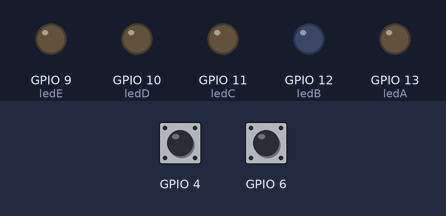
A sketch run on a simulated ESP8266 (NodeMCU). On the bench: output pins drawn as LEDs (lit = HIGH). Inputs (shaded band) come from the test bench; at power-on: GPIO 4 HIGH, GPIO 6 HIGH. WiFi joins after 1.5 s; servers stay silent unless stated; what the sketch prints to the serial monitor is not drawn.

Above: at 2.7 s.
2.8 s: GPIO 4 pulled LOW for 0.15 s
5.9 s: GPIO 6 pulled LOW for 1 s
9.1 s: GPIO 4 pulled LOW for 1 s
11.6 s: GPIO 4 pulled LOW for 3.2 s
At 12.3 s:
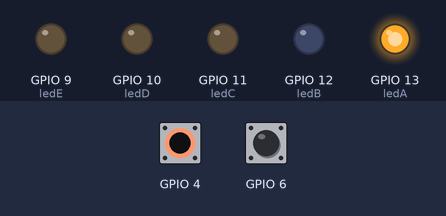
16.3 s: GPIO 4 pulled LOW for 1 s
At 17.5 s:
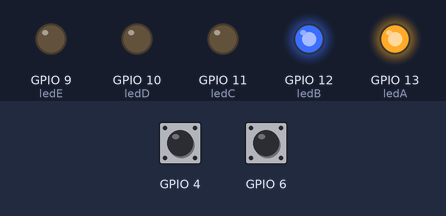
18.8 s: GPIO 4 pulled LOW for 3.2 s
At 20.1 s:
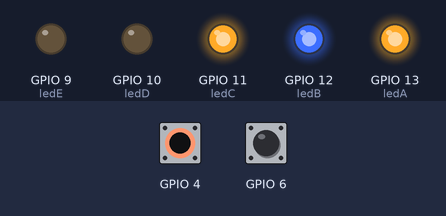
Timing chart, 0 to 21.8 s (numbered marks = the images above; inputs shaded):
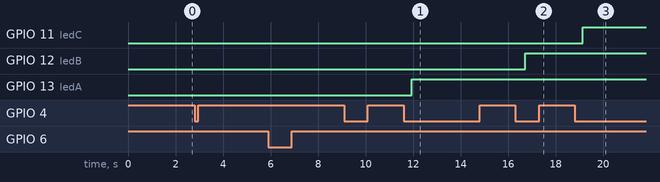

Measured:
- after the input at 2.8 s, every drawn part: stays the same
- after the input at 5.9 s, every drawn part: stays the same
- after the input at 9.1 s, every drawn part: stays the same
- after the input at 11.6 s, GPIO 13 (ledA): LOW → HIGH after 0.35 s
- after the input at 16.3 s, GPIO 12 (ledB): LOW → HIGH after 0.43 s
- after the input at 18.8 s, GPIO 11 (ledC): LOW → HIGH after 0.35 s

The sketch:

CapacitiveSensorBeatSteps_PlusCount_PlusLED_v6.ino
```cpp
#include <CapacitiveSensor.h>
#include <ESP8266WiFi.h>

WiFiClient client;
/*
   CapitiveSense Library Demo Sketch
   Paul Badger 2008
   Uses a high value resistor e.g. 10M between send pin and receive pin
   Resistor effects sensitivity, experiment with values, 50K - 50M. Larger resistor values yield larger sensor values.
   Receive pin is the sensor pin - try different amounts of foil/metal on this pin
*/
// Wifi credentials
const char* ssid     = "Klaudias iPhone";
const char* password = "19971997";
// Server
const char* host = "172.20.10.11";
const int httpPort = 3000;
//Timer setup, trackt wie lang nicht gedrückt wurde
unsigned long timeSteppedOn = 0; // the time the delay started
bool steppedOnTimerRunning = false;
bool songRunning = false; // Läuft der song?


// Pins Step 1 - sensor HIER NOCHMAL ÄNDERN????
const int step1In = 5; // D1
const int step1Out = 4; // D2
CapacitiveSensor cs_unten_rechts = CapacitiveSensor(step1In, step1Out);        // 10 megohm resistor between pins 4 & 2, pin 2 is sensor pin, add wire, foilCapacitiveSensor   cs_4_2 = CapacitiveSensor(4,5);        // 10 megohm resistor between pins 4 & 2, pin 2 is sensor pin, add wire, foil
CapacitiveSensor   cs_unten_links = CapacitiveSensor(2,4);
CapacitiveSensor   cs_oben_rechts = CapacitiveSensor(2,5);
CapacitiveSensor   cs_oben_links = CapacitiveSensor(2,6);

// setup counter
int count = 0;
int previousCount = 0;

// LED setup
int ledA = 13;
int ledB = 12;
int ledC = 11;
int ledD = 10;
int ledE = 9;

boolean pressed_unten_rechts = false;
boolean pressed_unten_links = false;
boolean pressed_oben_rechts = false;
boolean pressed_oben_links = false;


// Methode, die immer am Anfang aufgerufen wird
void setup()
{
  // Setup serial monitor to 9600 baud
  Serial.begin(9600);
  delay(10);

  // Start connecting to a WiFi network
  Serial.println();
  Serial.println();
  Serial.print("Connecting to ");
  Serial.println(ssid);

  WiFi.begin(ssid, password); //works!

  while (WiFi.status() != WL_CONNECTED) {
    delay(500);
    Serial.print(".");
  }

  Serial.println("");
  Serial.println("WiFi connected");
  Serial.println("IP address: ");
  Serial.println(WiFi.localIP());

  // Autocalibration
  cs_unten_rechts.set_CS_AutocaL_Millis(0xFFFFFFFF);     // turn off autocalibrate on channel 1 - just as an example
  cs_unten_links.set_CS_AutocaL_Millis(0xFFFFFFFF);
  cs_oben_rechts.set_CS_AutocaL_Millis(0xFFFFFFFF);
  cs_oben_links.set_CS_AutocaL_Millis(0xFFFFFFFF);
  Serial.begin(9600);
  pinMode(ledA,OUTPUT);
  pinMode(ledB,OUTPUT);
  pinMode(ledC,OUTPUT);
  pinMode(ledD,OUTPUT);
  pinMode(ledE,OUTPUT);
}

// Loop Funktion, nach setup aufgerufen
void loop() {
  long start = millis(); // Start wird auf den Zeitpunkt gesetzt, Millis gibt immer die Sekunden an, wie lange das Programm schon läuft
  long total_unten_rechts = cs_unten_rechts.capacitiveSensor(30); // Liest den Sensor aus
  long total_unten_links = cs_unten_links.capacitiveSensor(30);
  long total_oben_rechts = cs_oben_rechts.capacitiveSensor(30);
  long total_oben_links = cs_oben_links.capacitiveSensor(30);
  if (capacitorPressed (total_unten_rechts, &pressed_unten_rechts)
       ||capacitorPressed (total_unten_links, &pressed_unten_links)
       ||capacitorPressed (total_oben_rechts, &pressed_oben_rechts)
       ||capacitorPressed (total_oben_links, &pressed_oben_links)) // Methode wird aufgerufen für Übergabe von total unten rechts und pressed unten rechts, wenn die funktion true zurückgibt ,erhöhe den counter
  {
    count++;
  }

  if (count > 5)
  {
    digitalWrite(ledA, HIGH); // LED
  }
  else
  {
    digitalWrite(ledA, LOW);
  }

   if (count>7)
    {
      digitalWrite(ledB,HIGH);
    }
    else
    {
      digitalWrite(ledB,LOW);
    }

    if (count>9)
    {
      digitalWrite(ledC,HIGH);
    }
    else
    {
      digitalWrite(ledC,LOW);
    }

    if (count>11)
    {
      digitalWrite(ledD,HIGH);
    }
    else
    {
      digitalWrite(ledD,LOW);
    }

    if (count>13)
    {
      digitalWrite(ledE,HIGH);
    }
    else
    {
      digitalWrite(ledE,LOW);
    }


  Serial.print("Count"); // Ausgabe im Monitor
  Serial.print("\t");
  Serial.print(count);
  Serial.print("\t");

  // wenn der button gedrückt ist
  if (pressed_unten_rechts)
  {

    // Wenn der Song noch nicht läuft und der State des Sensors sich verändert hat, starte den Song
    if (songRunning == false && previousCount < count)
    {

      sendRequest(false);
      songRunning = true;
    }
  }

  // Wenn der Song läuft und der Sensor seit 1 sekunde nicht gedrückt wurde, stoppe den Song
  if ((songRunning == true && steppedOnTimerRunning && (millis() - timeSteppedOn) >= 500))
  {
    sendRequest(true);
    songRunning = false;
    steppedOnTimerRunning = false;
  }

  previousCount = count;
  delay(100);                             // arbitrary delay to limit data to serial port
}

boolean capacitorPressed (long total, boolean *cs_pressed) // Methode die aufgerufen wird um zu prüfen, ob der Sensor gedrückt wurde oder nicht. Wenn total über 100 ist, dann wurde gedrückt
{
  if (total > 100)
  {
    if (*cs_pressed == false) // Ist der Sensor schon gedrückt? Wenn er schon gedrückt ist, dann gibt nicht zurück, dass er den Count um 1 erhöhen soll (Wenn ich die ganze Zeit halte, dann wird der Count nicht erhöht
    {

      *cs_pressed = true;
      return true;
    }
    else
    {
      timeSteppedOn = millis(); // Wenn ich "frisch" draufdrücke, und vorher noch nicht draufgedrückt wurde, dann starte den Timer
      steppedOnTimerRunning = true;
    }
  }
  else
  {
    *cs_pressed = false; // wenn der nicht über 100 ist, returne false
  }
  return false;
}

void sendRequest (bool stopSong)
{
  // Use WiFiClient class to connection
  if (!client.connect(host, httpPort)) {
    Serial.println("connection failed");
    return;
  }
  String url;

  if (stopSong)
  {
    url = "/stopRocky";
  }
  else {
    url = "/playRocky";

  }

  Serial.print("Requesting URL: ");
  Serial.println(url);
  // Send the request to the server
  client.print(String("GET ") + url + " HTTP/1.1\r\n" +
               "Host: " + host + "\r\n" +
               "Connection: close\r\n\r\n");
}
```
